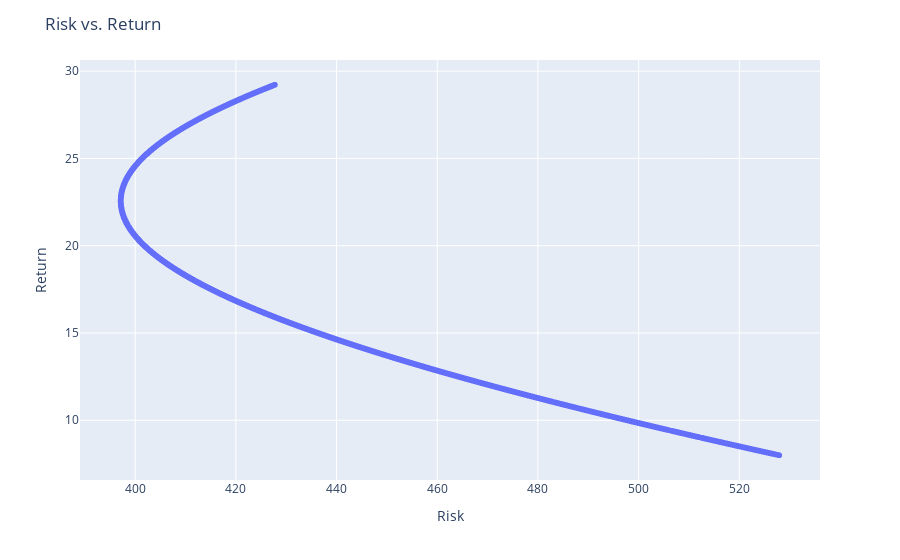

Notebook code cell kept with this figure:
### Code cell
fig = px.scatter(df, x='Risk', y='Return', text=df.index, hover_data=['Weights'])
# Update the layout if necessary
fig.update_layout(
    title='Risk vs. Return',
    xaxis_title='Risk',
    yaxis_title='Return',
    hovermode='closest'
)

# Show the figure
fig.show()

### Figure 1 — Plotly figure (JSON) as saved in the notebook; plotly's stock layout.template omitted (floating-point values rounded to 4 significant figures; data arrays with more than 128 entries replaced by an {"elided": "..."} marker saying what was removed)
{"data": [{"customdata": {"elided": "10000x1 str values"}, "hovertemplate": "Risk=%{x}<br>Return=%{y}<br>index=%{text}<br>Weights=%{customdata[0]}<extra></extra>", "legendgroup": "", "marker": {"color": "#636efa", "symbol": "circle"}, "mode": "markers+text", "name": "", "showlegend": false, "text": {"elided": "10000 int values"}, "type": "scattergl", "x": {"elided": "10000 float values"}, "xaxis": "x", "y": {"elided": "10000 float values"}, "yaxis": "y"}], "layout": {"hovermode": "closest", "legend": {"tracegroupgap": 0}, "margin": {"t": 60}, "title": {"text": "Risk vs. Return"}, "xaxis": {"anchor": "y", "domain": [0, 1], "title": {"text": "Risk"}}, "yaxis": {"anchor": "x", "domain": [0, 1], "title": {"text": "Return"}}}}
